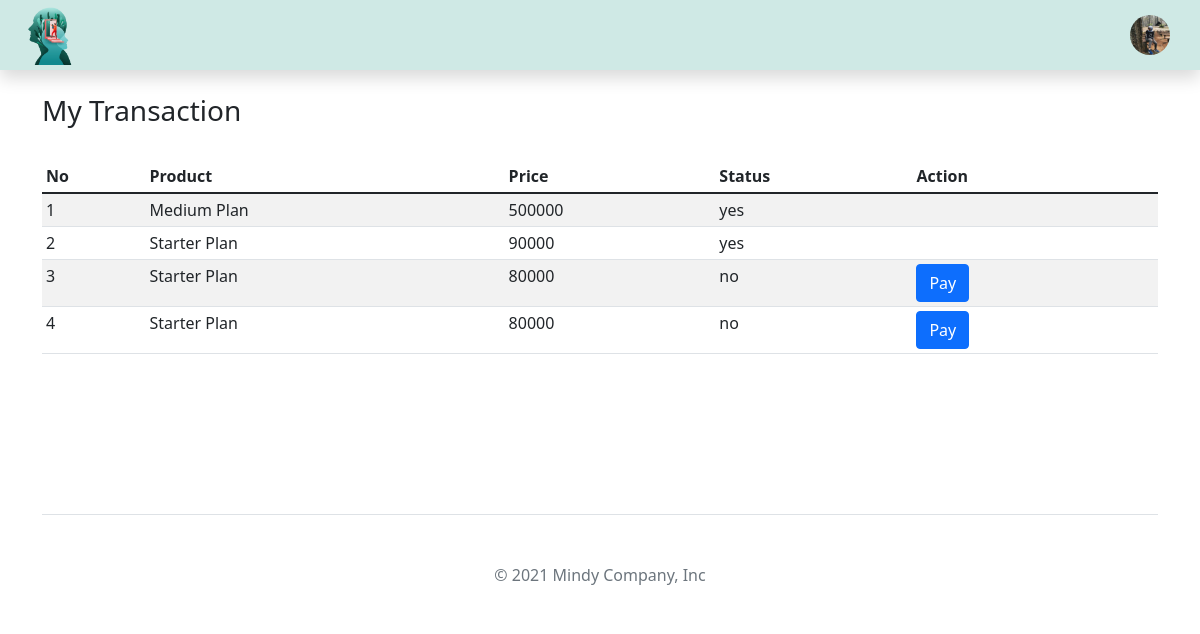
The page /landingpage_user_pay.php (signed in) on the database its author committed.
### tables this page shows
CREATE TABLE `buy` (
  `id` int(20) NOT NULL,
  `users_id` int(20) NOT NULL,
  `produk` varchar(255) NOT NULL,
  `harga` int(20) NOT NULL,
  `status` varchar(255) NOT NULL DEFAULT 'no'
);

### landingpage_user_pay.php (the view, shortened to what this page needs)
<?php
include("koneksi.php");
?>
<!DOCTYPE html>
<html lang="en">
<head>
    <link rel="stylesheet" href="landingpage_user_style.css">
    <link href="https://cdn.jsdelivr.net/npm/bootstrap@5.1.3/dist/css/bootstrap.min.css" rel="stylesheet">
    <link rel="stylesheet" href="https://cdn.jsdelivr.net/npm/bootstrap@5.0.0-alpha3/dist/css/bootstrap.min.css">
</head>
<body>
    <section id="home" class="home">
        <nav class="navbar navbar-expand-lg navbar-light sticky-top bg-light flex-md-nowrap p-0 shadow">
            <div class="container-fluid">
                <a class="navbar-brand" href="#"><img src="mind.png" width="80" height="60"></a>
                <div class="flex-shrink-0 dropdown">
                    <label for="profile2" class="profile-dropdown">
                        <img src="arin.jpg" alt="mdo" width="40" height="40" class="rounded-circle">
                        <label for="profile2"></label>
                    </label>
                </div>
            </div>
        </nav><br>
        <div class="container">
            <h3> My Transaction </h3><br>
            <div class="table-responsive">
                <table class="table table-striped table-sm">
                    <thead>
                        <tr>
                            <th scope="col">No</th>
                            <th scope="col">Product</th>
                            <th scope="col">Price</th>
                            <th scope="col">Status</th>
                            <th scope="col">Action</th>
                        </tr>
                    </thead>
                    <tbody>
                        <?php
                        $no = 1;
                        $query = "SELECT * FROM buy where users_id = '" . $_SESSION['id'] . "' ";
                        $hasil = mysqli_query($db_con, $query);
                        while ($row = mysqli_fetch_array($hasil)) {
                        ?>
                            <tr>
                                <td><?php echo $no++; ?></td>
                                <td><?php echo $row['produk']; ?></td>
                                <td><?php echo $row['harga']; ?></td>
                                <td><?php echo $row['status']; ?></td>
                                <td>
                                    <?php if ($row['status'] == "no") { ?>
                                        <a class="btn btn-primary" data-bs-toggle="modal" data-bs-target="#modalEdit<?php echo $row['id']; ?>"> Pay </a>&nbsp;&nbsp;&nbsp;
                                    <?php } ?>
                                </td>
                            </tr>
                        <?php
                        }
                        ?>
                    </tbody>
                </table>
                <br> <br><br><br>
            </div>
        </div>
        <section>
            <div class="container">
                <footer class="my-5 pt-5 text-muted text-center text-small py-3 my-4 border-top">
                    <p class="mb-1"> © 2021 Mindy Company, Inc </p>
                </footer>
            </div>
        </section>
</body>
</html>

### landingpage_user_style.css (style rules this page uses)
body { margin: 0; font-size: 2rem; font-family: "Roboto", sans-serif; font-weight: 400; }
.home .bg-light { background-color: #cfe9e5 !important; }
.profile-dropdown { display: inline-block; position: relative; margin: auto; font-weight: 500; font-size: 1rem; border-radius: 3px; }
.profile-dropdown img { display: inline-block; vertical-align: middle; margin-right: 1rem; margin: 0.5rem 0.75rem 0.5rem 0.5rem; border-radius: 50%; }
.profile-dropdown > label { position: relative; height: 3.5rem; display: block; text-decoration: none; background: transparent; color: #cfe9e5; box-sizing: border-box; padding: 0.2rem; float: right; border-radius: 0 3px 3px 0; }
.profile-dropdown:after { content: ""; display: table; clear: both; }

### rows shown on the page
buy: produk "Medium Plan", harga "500000", status "yes"
buy: produk "Starter Plan", harga "90000", status "yes"
buy: produk "Starter Plan", harga "80000", status "no"
buy: produk "Starter Plan", harga "80000", status "no"
